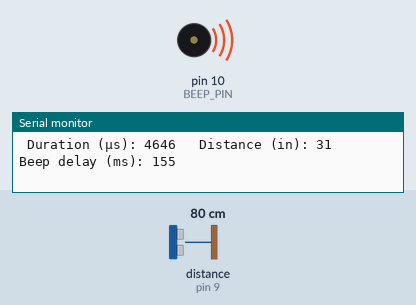
The sketch below on a simulated Arduino Mega 2560, built with avr-gcc and run on an emulated ATmega2560. Shown: buzzer (waves = sounding, pin HIGH), the last lines printed to the serial monitor. Wiring (inferred from the names in the program): ultrasonic range finder: trigger pin 8; echo pin 9. Inputs (shaded band) come from the test bench; at power-on: distance to the obstacle (sensor on pin 9) 80 cm. The echo pulse lasts 58.3 µs per cm; pins used as bus, display or sensor lines are not drawn.

Above: at 0.93 s.
1.3 s: distance to the obstacle (sensor on pin 9) set to 2 cm
At 2.0 s:
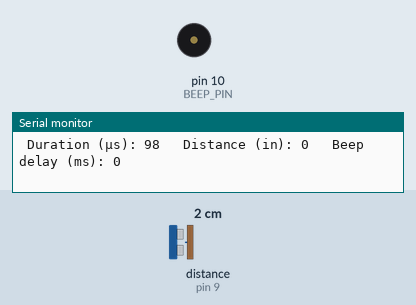
3.0 s: distance to the obstacle (sensor on pin 9) set to 4 cm
Timing chart, 0 to 12.0 s (numbered marks = the images above; inputs shaded):
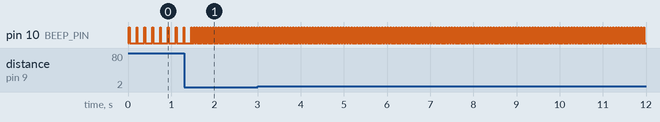

Measured:
- by itself, pin 10 (BEEP_PIN): alternates HIGH for 0.02 s and LOW for 0.04 s

The sketch:

arduino-sonar.ino
```cpp
/* A simple sonar for Arduino
 *  Jeff Wilhite
 *  1/16/2021
 *
 *  This program is meant to be used on a Arduino Uno with a sonar on pins 8 & 9 and a beeper on pin 10.
 *  It emits a series of beeps that are spaced closer together as the sonar approches an object.
 *  This is based upon the lesson at: https://www.youtube.com/watch?v=K5Aw86ROFA8
 *  The original program shown there has been re-written for clarity.
 */

#define TRIG_PIN  8     // OUTPUT pin: Setting this pin to HIGH triggers a sonar pulse
#define ECHO_PIN  9     // INPUT pin: This pin is HIGH when a pulse starts and LOW when the sonar hears an echo
#define BEEP_PIN 10     // OUTPUT pin: The speaker beeps as long as this pin is HIGH

// Uncomment this line to send debug messages back to the computer
#define DEBUG

const int BEEP_DELAY_PER_INCH = 5;            // milliseconds of beep delay per inch of distance
const int MAX_DURATION = 30000;               // longest useful echo duration in microseconds (about 200 inches)
const int SONAR_MICROSECONDS_PER_INCH = 74;   // the speed of sound in microseconds per inch (767 mph)
const int BEEP_LENGTH = 20;                   // length of the beep tone (in milliseconds)
const int TRIG_PIN_DELAY = 50;                // number of microseconds to hold the trigger pin HIGH

// The setup function is automatically run once when the program is started
void setup()
{
    pinMode(TRIG_PIN, OUTPUT);  // Tells Arduino that we will write data to the trigger pin
    pinMode(ECHO_PIN, INPUT);   // Tells Arduino that we will read data from the echo pin
    pinMode(BEEP_PIN, OUTPUT);  // Tells Arduino that we will write data to the beep pin

// This only gets called if we are debugging
#ifdef DEBUG
    Serial.begin(9600);  // Communicate with the computer over a 9600 baud serial port
    Serial.print("Sonar started\r\n");
#endif
}

// This function is called over and over again by Arduino while the program is running
void loop()
{
    triggerSonar();   // Send the sonar ping

    // The sonar sets the echoPin to HIGH when the ping is sent.
    // Then it sets it to LOW when the echo is heard.
    // 'pulseIn' will wait until it detects a HIGH on the echoPin and then
    // returns the number of microseconds the echoPin was HIGH.
    // If it waits longer than MAX_DURATION microseconds, it gives up and returns 0.
    int echoDuration = pulseIn(ECHO_PIN, HIGH, MAX_DURATION);

    // Only beep if the sonar detects something in its useful range
    // echoDuration is 0 if the sonar echo takes longer than MAX_DURATION microseconds.
    if (echoDuration > 0)
    {
        // Uses the speed of sound to convert the echoDuration to inches
        int inchesSoundTravels = echoDuration / SONAR_MICROSECONDS_PER_INCH;
        // Divide by 2 because the sound travels to the target and back again
        int inchesToTarget = inchesSoundTravels / 2;
        // Decides how long to delay the beeps based on how far away the sonar is detecting an object
        int beepDelay = BEEP_DELAY_PER_INCH * inchesToTarget;
        printDebug(echoDuration, inchesToTarget, beepDelay);

        playBeep();
        // Wait a total of beepDelay milliseconds between beeps
        delay(beepDelay);
    }
}

void triggerSonar()
{
    digitalWrite(TRIG_PIN, HIGH);       // Trigger the sonar to start sending a ping
    delayMicroseconds(TRIG_PIN_DELAY);  // Keep the pin HIGH for TRIG_PIN_DELAY microseconds before setting it low again
    digitalWrite(TRIG_PIN, LOW);        // Stop sending the sonar ping
}

void playBeep()
{
    digitalWrite(BEEP_PIN, HIGH);       // Begin playing a beep on the beeper
    delay(BEEP_LENGTH);                 // Wait BEEP_LENGTH milliseconds before stopping the beep
    digitalWrite(BEEP_PIN, LOW);        // Stop playing the beep
}

void printDebug(int echoDuration, int inches, int beepDelay)
{
#ifdef DEBUG
    // Send our measurements back to the computer for debug purposes
    Serial.print(" Duration (μs): ");
    Serial.print(echoDuration);
    Serial.print("   Distance (in): ");
    Serial.print(inches);
    Serial.print("   Beep delay (ms): ");
    Serial.print(beepDelay);
    Serial.print("\r\n");   // skips to the next line
#endif
}
```
